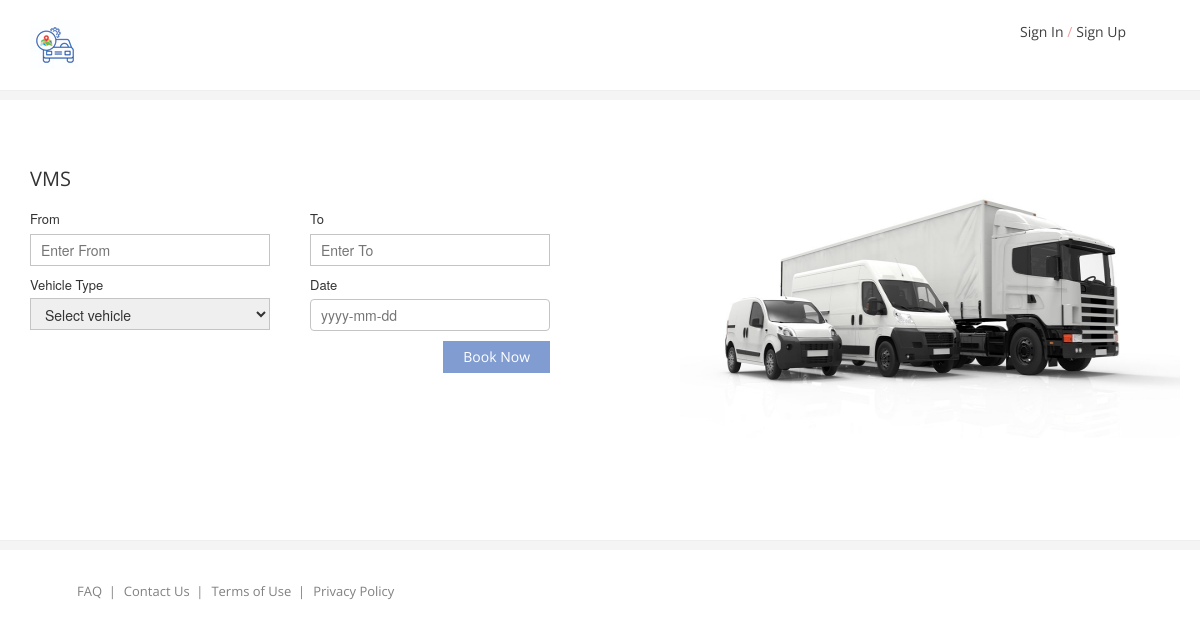
Before: / with the older database file.
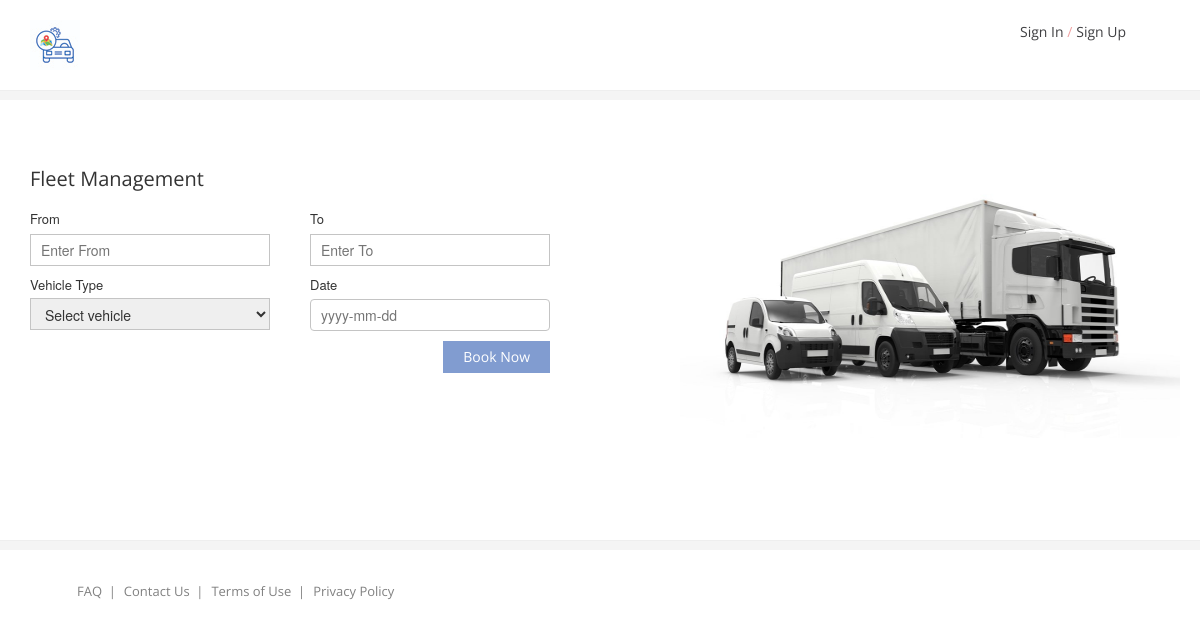
After: the same page with the newer database file.
### tables this page shows
CREATE TABLE `settings` (
  `s_id` int(11) NOT NULL,
  `s_companyname` varchar(100) DEFAULT NULL,
  `s_address` varchar(100) DEFAULT NULL,
  `s_inovice_prefix` varchar(100) NOT NULL,
  `s_logo` varchar(100) NOT NULL,
  `s_price_prefix` varchar(100) NOT NULL,
  `s_inovice_termsandcondition` varchar(256) NOT NULL,
  `s_inovice_servicename` varchar(100) NOT NULL,
  `s_googel_api_key` varchar(256) NOT NULL
);

### application/controllers/Frontendbooking.php (called while the page is built, shortened)
<?php
class Frontendbooking extends CI_Controller {
	 function __construct()
     {
          $this->load->database();
          $this->load->model('customer_model');
          $this->load->helper(array('form', 'url','string'));
          $this->load->library('form_validation');
          $this->load->library('session');
     }
	public function index()
	{
		$this->load->model('trips_model');
		$data['vechiclelist'] = $this->trips_model->getall_vechicle();
		$this->load->view('frontend_booking',$data);
	}
}

### index.php (called while the page is built, shortened)
<?php
require_once BASEPATH.'core/CodeIgniter.php';

### application/helpers/common_helper.php (called while the page is built, shortened)
<?php
	function output($data)
	{
		if(isset($data)) {
			return html_escape($data);
		} else {
			return '';
		}
	}
	function sitedata() {
	  $CI =& get_instance();
	  $CI->db->from('settings');
	  $query = $CI->db->get();
	  $siteinfo = $query->result_array();
	  if(count($siteinfo)>=1) {
	    return $siteinfo[0];
	  }
    }

### application/views/frontend_booking.php (the view, shortened to what this page needs)
<!DOCTYPE html>
<html >
   <head>
      <title><?php
         $data = sitedata();
         echo ucwords(str_replace('_', ' ', 'Booking')).' | '.output($data['s_companyname']) ?></title>
      <link rel="stylesheet" href="<?= base_url(); ?>assets/frontend/bootstrap.min.css">
      <link rel="stylesheet" href="<?= base_url(); ?>assets/frontend/font-awesome.min.css">
      <link href="<?= base_url(); ?>assets/frontend/custom.css" rel="stylesheet">
      <link rel="stylesheet" href="<?= base_url(); ?>assets/plugins/daterangepicker/daterangepicker.css">
      <link rel="stylesheet" href="<?= base_url(); ?>assets/plugins/datepicker/bootstrap-datepicker.min.css">
   </head>
   <body >
      <div class="tb_header">
         <div class="container">
            <div class="col-md-6" style="padding:0;">
               <div style="margin-top: 20px;"> <img heigth="80" width="50" src="<?= base_url().'assets/uploads/'.$data['s_logo'] ?>"> </div>
            </div>
            <div class="col-md-2" style="padding:0;">
               <?php if(isset($this->session->userdata['session_data_fr']['c_name'])) { ?>
                  <div class="signin_up">
                  <ul>
                     <li>Welcome , <?= ucfirst($this->session->userdata['session_data_fr']['c_name']); ?> </li><br>
                     <li><a href="<?php echo base_url(); ?>frontendbooking/mybookings">My Bookings</a>  <span style="color:#f0a2a3;">/</span></li>
                     <li><a href="<?php echo base_url(); ?>frontendbooking/logout">Logout</a></li>
                  </ul>
               </div>
               <?php  } else { ?>
               <div class="signin_up">
                  <ul>
                     <li><a href="#myModals" data-toggle="modal" data-target="#myModals">Sign In</a>  <span style="color:#f0a2a3;">/</span></li>
                     <li><a href="#myModal" data-toggle="modal" data-target="#myModal">Sign Up</a></li>
                  </ul>
               </div>
            <?php  } ?>
            </div>
         </div>
         <div class="shadow">
            <hr class="border2">
         </div>
      </div>
      <div class="container">
         <div class="row" style="min-height:400px;margin-top:120px;">
      <div class="row">
            <div class="col-md-12">
         </div>
         </div>
            <div class="col-md-6">
               <form id="booking" method="POST" class="basicvalidation" action="<?php echo base_url();?>frontendbooking/book">
                  <section id="Search" class="LB XXCN  P20">
                     <h1 class="bookTic XCN TextSemiBold" ><?= output($data['s_companyname']); ?></h1>
                     <div class="searchRow clearfix">
                        <div class="LB">
                           <label class="inputLabel">From</label>
                           <input id="t_trip_fromlocation" name="t_trip_fromlocation" class="XXinput searching" placeholder="Enter From" type="text" tabindex="1" required/>
                        </div>
                        <span class="switchButton" id="switchButton"></span>
                        <div class="searchRight NoPaddingRight">
                           <label class="inputLabel">To</label>
                           <input id="t_trip_tolocation" name="t_trip_tolocation" class="XXinput searching" placeholder="Enter To" type="text" tabindex="2" required />
                        </div>
                     </div>
                    <div class="searchRow clearfix">
                        <div class="LB" style="margin-top: 0px;">
                           <label class="inputLabel">Vehicle Type</label>
                             <select style="height: 32px; margin-top: -1px;" required id="t_vechicle"  class="XXinput searching"  name="t_vechicle">
                            <option value="">Select vehicle</option>
                           </select>
                        </div>
                        <div class="searchRight retJouney">
                           <label class="inputLabel">Date</label>
                          <input id="t_start_date" name="t_start_date" class="datepicker XXinput"  required placeholder="yyyy-mm-dd"  type="text" title="Date in the format yyyy-mm-dd" tabindex="3">
                        </div>
                     </div>
                     <button type="submit" class="RB Xbutton">Book Now</button>
                  </section>
               </form>
            </div>
            <div class="col-md-6">
               <div class="tb_bus">
                  <img width="500" height="300" src="<?= base_url(); ?>assets/uploads/fronendimg.jpg">
               </div>
            </div>
         </div>
      </div>
      <hr class="border2">
      <div class="container">
         <div class="row">
            <div class="tb_inner">
               <div class="col-md-9">
                  <div class="tb_footer">
                     <ul>
                        <li><a href="#">FAQ   &nbsp;|</a></li>
                        <li><a href="#">Contact Us   &nbsp;|</a></li>
                        <li><a href="#">Terms of Use   &nbsp;|</a></li>
                        <li><a href="#">Privacy Policy   &nbsp;</a></li>
                     </ul>
                  </div>
               </div>
               <div class="col-md-3">
               </div>
            </div>
         </div>
      </div>
   </body>
</html>

Changed rows visible on the page:
changed settings: s_companyname "VMS" → "Fleet Management"
